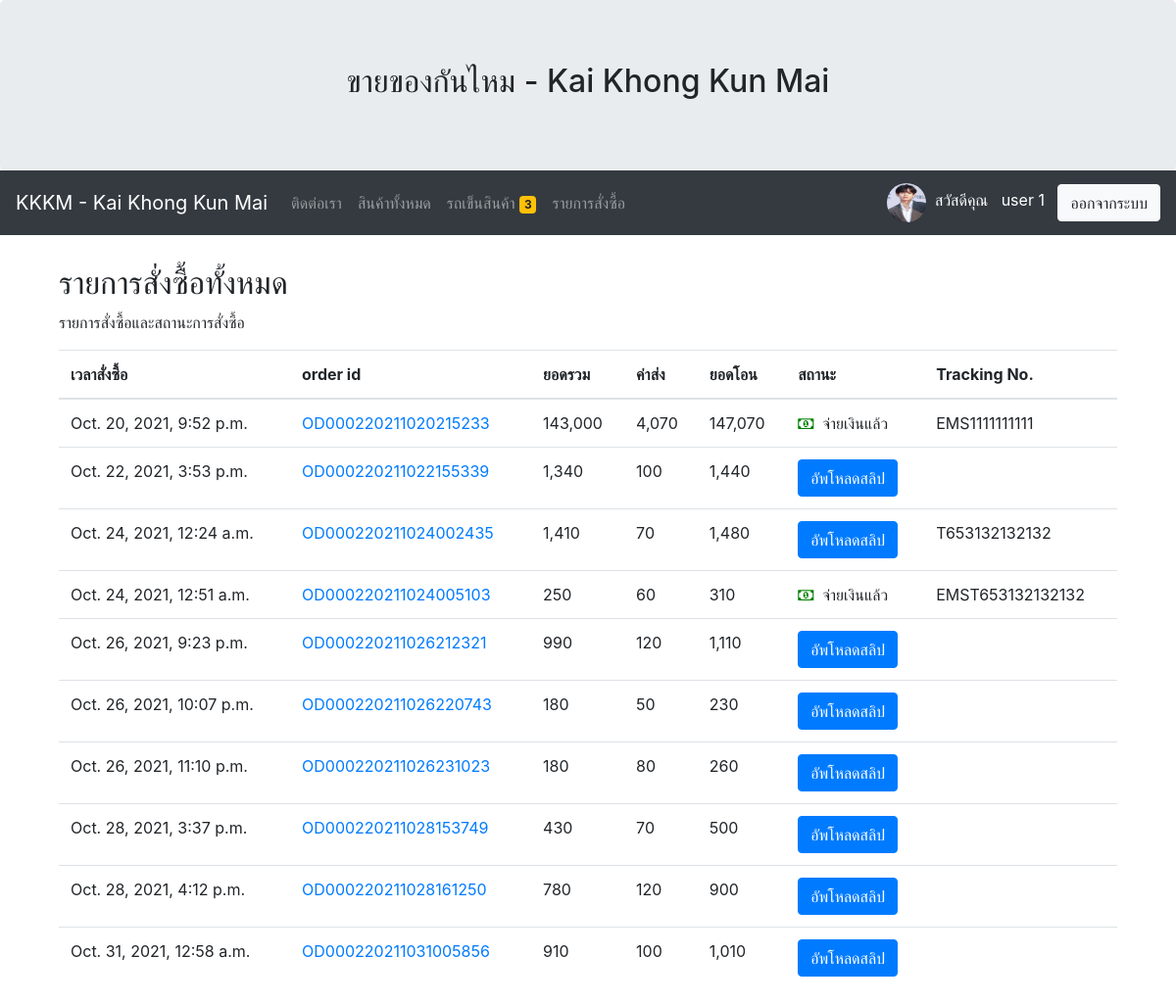
The app's page /orderlist/ (signed in) with its own data.
### myapp/models.py (models this page shows, shortened)
class Profile(models.Model):
	user = models.OneToOneField(User,on_delete=models.CASCADE)
	photo = models.ImageField(upload_to="gallery_photo_profile",null=True,blank=True,default='dafaultprofile.png')
	usertype = models.CharField(max_length=100,default='member')
	cartquan = models.IntegerField(default=0) #เก็บจำนวนสินค้าในตะกร้า

class OrderPending(models.Model):
	orderid = models.CharField(max_length=100)
	user = models.ForeignKey(User,on_delete=models.CASCADE) #บังคับให้ login
	address = models.TextField()
	shipping = models.CharField(max_length=100)
	name = models.CharField(max_length=100)
	tel = models.CharField(max_length=100)
	address = models.TextField()
	shipping = models.CharField(max_length=100)
	payment = models.CharField(max_length=100)
	other = models.TextField(max_length=200,null=True,blank=True) #ต้องเพิ่ม blank=True ด้วย
	stamp = models.DateTimeField(auto_now_add=True,blank=True,null=True)
	paid = models.BooleanField(default=False)
	slip = models.ImageField(upload_to="gallery_slip",null=True,blank=True)
	sliptime = models.CharField(max_length=200,null=True,blank=True)
	paymentid = models.CharField(max_length=200,null=True,blank=True)
	trackingnumber = models.CharField(max_length=200,null=True,blank=True)

### myapp/views.py (the view)
# urls.py: path('orderlist/',OrderListPage,name='orderlist-page'),
def OrderListPage(request):
	username = request.user.username #ออกมาเป็น string
	user = User.objects.get(username=username) #ออกมาเป็น objects
	context = {}
	order = OrderPending.objects.filter(user=user)
	'''
	-order
		-orderid: OD2105012
		-user:
		-name: ผู้รับ

	'''
	for od in order:
		orderid = od.orderid
		odlist = OrderList.objects.filter(orderid=orderid)
		'''
		-orlist
			-object (1)
			-orderid: OD102150
			-product: เสื้อม่วง
			-total: 280
			-object (2)
			-orderid: OD20235
			-product: เสื้อฟ้า
			-total: 260

		'''
		total = sum([ c.total for c in odlist])
		od.total = total
		count = sum([ c.quantity for c in odlist])
		if od.shipping == 'ems':
			shipcost = sum([50 if i == 0 else 10 for i in range(count)])
		else:
			shipcost = sum([30 if i == 0 else 10 for i in range(count)])
		if od.payment == 'cod':
			shipcost += 30
		od.shipcost = shipcost
	context['allorder'] = order
	return render(request, 'myapp/orderlist.html',context)

### myapp/template/myapp/orderlist.html
{% extends 'myapp/base.html' %}
{% load humanize %}
{% block article %}
<div class="container">
	  <h2>รายการสั่งซื้อทั้งหมด</h2>
	  <p>รายการสั่งซื้อและสถานะการสั่งซื้อ</p>
	  <table class="table">
	    <thead>
		<tr>
		  <th>เวลาสั่งซื้อ</th>
		  <th>order id</th>
		  <th>ยอดรวม</th>
		  <th>ค่าส่ง</th>
		  <th>ยอดโอน</th>
		  <th>สถานะ</th>
		  <th>Tracking No.</th>
		</tr>
	    </thead>
	    <tbody>
	    {% for od in allorder %}
		<tr>
		  <td>{{od.stamp}}</td>
		  <td><a href="{% url 'myorder-page' od.orderid %}">{{od.orderid}}</a> </td>
		  <td>{{od.total|intcomma}}</td>
		  <td>{{od.shipcost|intcomma}}</td>
		  <td>{{od.total|add:od.shipcost|intcomma}}</td>
		  <td>
		  {% if od.paid %}
		  	<i class="fa fa-money" style="font-size: 15px ;color:green;"></i>&nbsp&nbspจ่ายเงินแล้ว
		  {% else %}
		  	<a href="{% url 'uploadslip-page' od.orderid %}" class="btn btn-primary">อัพโหลดสลิป</a>
		  {% endif %}
		</td>
		<td>
			{% if od.trackingnumber != None %}
		  		{{od.trackingnumber}}
		  	{% endif %}
		</td>
		</tr>
	    {% endfor %}
	    </tbody>
	  </table>
</div>
{% endblock article %}

### myapp/template/myapp/base.html (shortened to what this page needs)
<!DOCTYPE html>
<html lang="en">
<head>
  <link rel="stylesheet" href="https://maxcdn.bootstrapcdn.com/bootstrap/4.5.2/css/bootstrap.min.css">
  <link rel="stylesheet" href="https://cdnjs.cloudflare.com/ajax/libs/font-awesome/4.7.0/css/font-awesome.min.css">
</head>
<body>
<div class="jumbotron text-center" style="margin-bottom: 0;">
  <h2>ขายของกันไหม - Kai Khong Kun Mai</h2>
</div>
<nav class="navbar navbar-expand-sm bg-dark navbar-dark">
  <a class="navbar-brand" href="{% url 'home-page' %}">KKKM - Kai Khong Kun Mai</a>
  <div class="collapse navbar-collapse" id="collapsibleNavbar">
                <ul class="navbar-nav mr-auto">
                  <li class="nav-item">
                    <a class="nav-link" href="{% url 'contact-page' %}">ติดต่อเรา </a>
                  </li>
                  <li class="nav-item">
                    <a class="nav-link" href="{% url 'allproduct-page' %}">สินค้าทั้งหมด</a>
                  </li>
                  {% if user.is_authenticated and user.profile.usertype == 'member' %}
                  <li class="nav-item">
                    <a class="nav-link" href="{% url 'mycart-page' %}">รถเข็นสินค้า&nbsp<span class="badge badge-warning">{{user.profile.cartquan}}</span></a>
                  </li>
                  <li class="nav-item">
                    <a class="nav-link" href="{% url 'orderlist-page' %}">รายการสั่งซื้อ&nbsp</a>
                  </li>
                  {% endif %}
                </ul>
                          {% if user.is_authenticated %}
                            <img src="{{user.profile.photo.url}}" width="40" height="40" class="rounded-circle">&nbsp&nbsp
                            <p style="color: white; margin-top: 10px">สวัสดีคุณ&nbsp&nbsp {{ user.first_name }}
                            {{ user.last_name }} &nbsp&nbsp </p>
                            <a class="btn btn-light" href="{% url 'logout' %}">ออกจากระบบ</a>
                          {% else %}
                            <a class="btn btn-primary" href="{% url 'register-page' %}">สมัครสมาชิก</a>&nbsp&nbsp&nbsp
                            <a class="btn btn-primary" href="{% url 'login' %}">เข้าสู่ระบบ</a>
                          {% endif %}
  </div>
</nav>
<div class="container" style="margin-top: 30px;">
  {% block article %}
  {% endblock article %}
</div>
</body>
</html>

### records on screen
OrderPending: stamp "Oct. 20, 2021, 9:52 p.m.", orderid "OD000220211020215233", total "143,000", shipcost "4,070", total|add "147,070", paid True (drawn), trackingnumber "EMS1111111111"
OrderPending: stamp "Oct. 22, 2021, 3:53 p.m.", orderid "OD000220211022155339", total "1,340", shipcost "100", total|add "1,440", paid "อัพโหลดสลิป"
OrderPending: stamp "Oct. 24, 2021, 12:24 a.m.", orderid "OD000220211024002435", total "1,410", shipcost "70", total|add "1,480", paid "อัพโหลดสลิป", trackingnumber "T653132132132"
OrderPending: stamp "Oct. 24, 2021, 12:51 a.m.", orderid "OD000220211024005103", total "250", shipcost "60", total|add "310", paid True (drawn), trackingnumber "EMST653132132132"
OrderPending: stamp "Oct. 26, 2021, 9:23 p.m.", orderid "OD000220211026212321", total "990", shipcost "120", total|add "1,110", paid "อัพโหลดสลิป"
OrderPending: stamp "Oct. 26, 2021, 10:07 p.m.", orderid "OD000220211026220743", total "180", shipcost "50", total|add "230", paid "อัพโหลดสลิป"
OrderPending: stamp "Oct. 26, 2021, 11:10 p.m.", orderid "OD000220211026231023", total "180", shipcost "80", total|add "260", paid "อัพโหลดสลิป"
OrderPending: stamp "Oct. 28, 2021, 3:37 p.m.", orderid "OD000220211028153749", total "430", shipcost "70", total|add "500", paid "อัพโหลดสลิป"
OrderPending: stamp "Oct. 28, 2021, 4:12 p.m.", orderid "OD000220211028161250", total "780", shipcost "120", total|add "900", paid "อัพโหลดสลิป"
OrderPending: stamp "Oct. 31, 2021, 12:58 a.m.", orderid "OD000220211031005856", total "910", shipcost "100", total|add "1,010", paid "อัพโหลดสลิป"

### other values on screen
{{ user.profile.cartquan }} "3"
{{ user.first_name }} "user"
{{ user.last_name }} "1"
